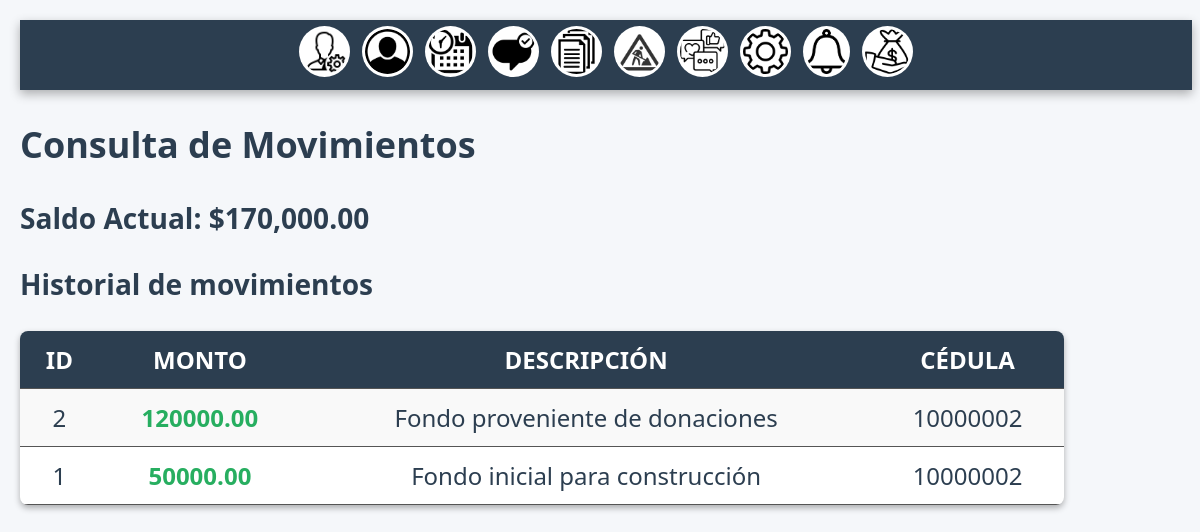
Page /tesoreroAdmin.php (signed in) on the committed database.
### tables this page shows
CREATE TABLE FondoMonetario (
    IdFondo INT(10) NOT NULL,
    Monto DECIMAL(12,2),
    DescripcionFondo TEXT NOT NULL,
    Cedula_Tesorero INT(8) NOT NULL,
    PRIMARY KEY (IdFondo)
);

### tesoreroAdmin.php (the view, shortened to what this page needs)
<?php
$host = "localhost";
$user = "root";
$pass = "equipoinfrog";
$db   = "proyect_database_mycoop6";
$conn = new mysqli($host, $user, $pass, $db);
$ced = $_SESSION["Cedula"];
$stmt = $conn->prepare("
    SELECT font_size, theme, icons
    FROM ConfiguracionUsuario
    WHERE Cedula = ?
");
$stmt->bind_param("i", $ced);
$stmt->execute();
$res = $stmt->get_result();
if ($res->num_rows > 0) {
    $cfg = $res->fetch_assoc();
    if (!isset($cfg["icons"]) || ($cfg["icons"] != "icons" && $cfg["icons"] != "words")) {
        $cfg["icons"] = "icons";
    }
} else {
    $cfg = [
        "font_size" => 3,
        "theme"     => "light",
        "icons"     => "icons"
    ];
}
$icons = $cfg["icons"];
$result = $conn->query("SELECT SUM(Monto) AS saldo FROM FondoMonetario");
$row = $result->fetch_assoc();
$saldo = $row["saldo"] ?? 0;
?>
<!DOCTYPE html>
<html lang="es">
<head>
</head>
<nav>
    <div id="Navegador">
        <?php if ($icons === "icons"): ?>
            <a href="aprobarUsuarios.php"><img src="iconoAdministracion.png"></a>
            <a href="usuario.php"><img src="iconoUsuario.png"></a>
            <a href="fechas.php"><img src="iconoCalendario.png"></a>
            <a href="comunicacion.php"><img src="iconoComunicacion.png"></a>
            <a href="archivo.php"><img src="iconoDocumentos.png"></a>
            <a href="Construccion.php"><img src="iconoConstruccion.png"></a>
            <a href="foro.php"><img src="redes-sociales.png"></a>
            <a href="configuracion.php"><img src="iconoConfiguracion.png"></a>
            <a href="notificaciones.php"><img src="iconoNotificacion.png"></a>
            <a href="TesoreroAdmin.php"><img src="Tesorero.png"></a>
        <?php endif; ?>
    </div>
</nav>
<body>
<h2>Consulta de Movimientos</h2>
<h3>Saldo Actual: $<?= number_format($saldo, 2) ?></h3>
<h3>Historial de movimientos</h3>
<table>
    <tr>
        <th>ID</th>
        <th>Monto</th>
        <th>Descripción</th>
        <th>Cédula</th>
    </tr>
    <?php
    $movs = $conn->query("SELECT * FROM FondoMonetario ORDER BY IdFondo DESC");
    while ($fila = $movs->fetch_assoc()) {
        echo "
        <tr>
            <td>{$fila['IdFondo']}</td>
            <td>{$fila['Monto']}</td>
            <td>{$fila['DescripcionFondo']}</td>
            <td>{$fila['Cedula_Tesorero']}</td>
        </tr>";
    }
    ?>
</table>
</body>
</html>

### rows in the picture
fondomonetario: IdFondo "2", Monto "120000.00", DescripcionFondo "Fondo proveniente de donaciones", Cedula_Tesorero "10000002"
fondomonetario: IdFondo "1", Monto "50000.00", DescripcionFondo "Fondo inicial para construcción", Cedula_Tesorero "10000002"

### other values in the picture
$saldo "170,000.00"
